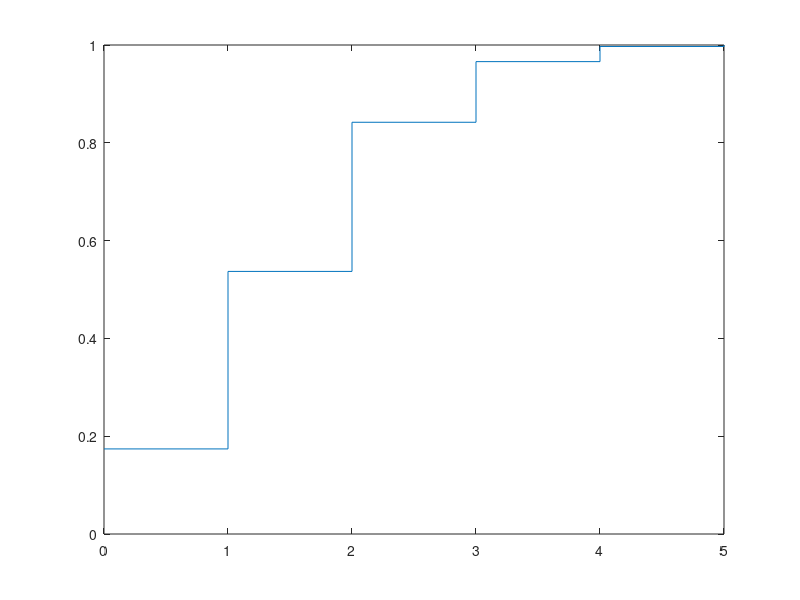

This chart was generated by the following MATLAB code:
f = rand(5,1000)<0.3;
sf = sum(f);
n = 1000;
%função massa probabilidade
fmp = [sum(sf==0)/n sum(sf==1)/n sum(sf==2)/n sum(sf==3)/n sum(sf==4)/n sum(sf==5)/n];

%distribuição acumulada de probs
dap = cumsum(fmp);
stairs(0:5,dap)

%iii 
piii = dap(3);